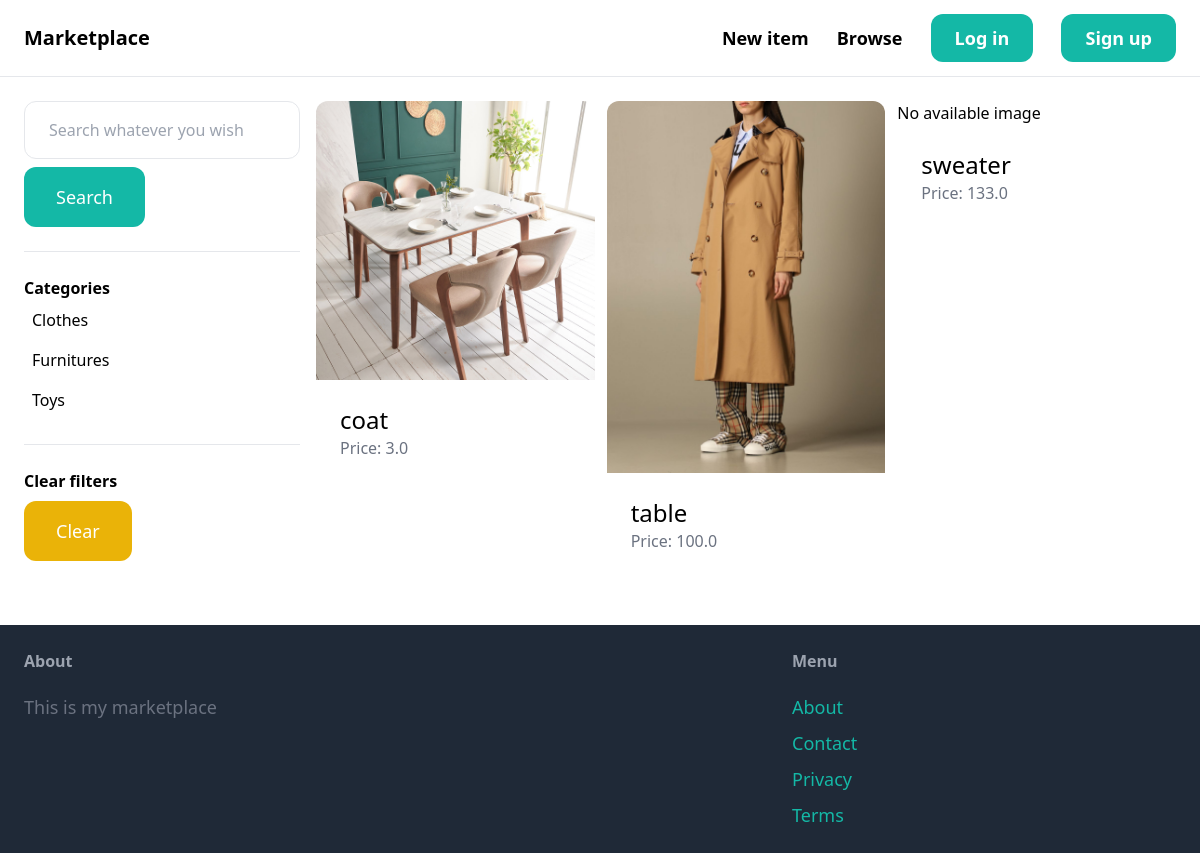
The app's page /items/, older data.
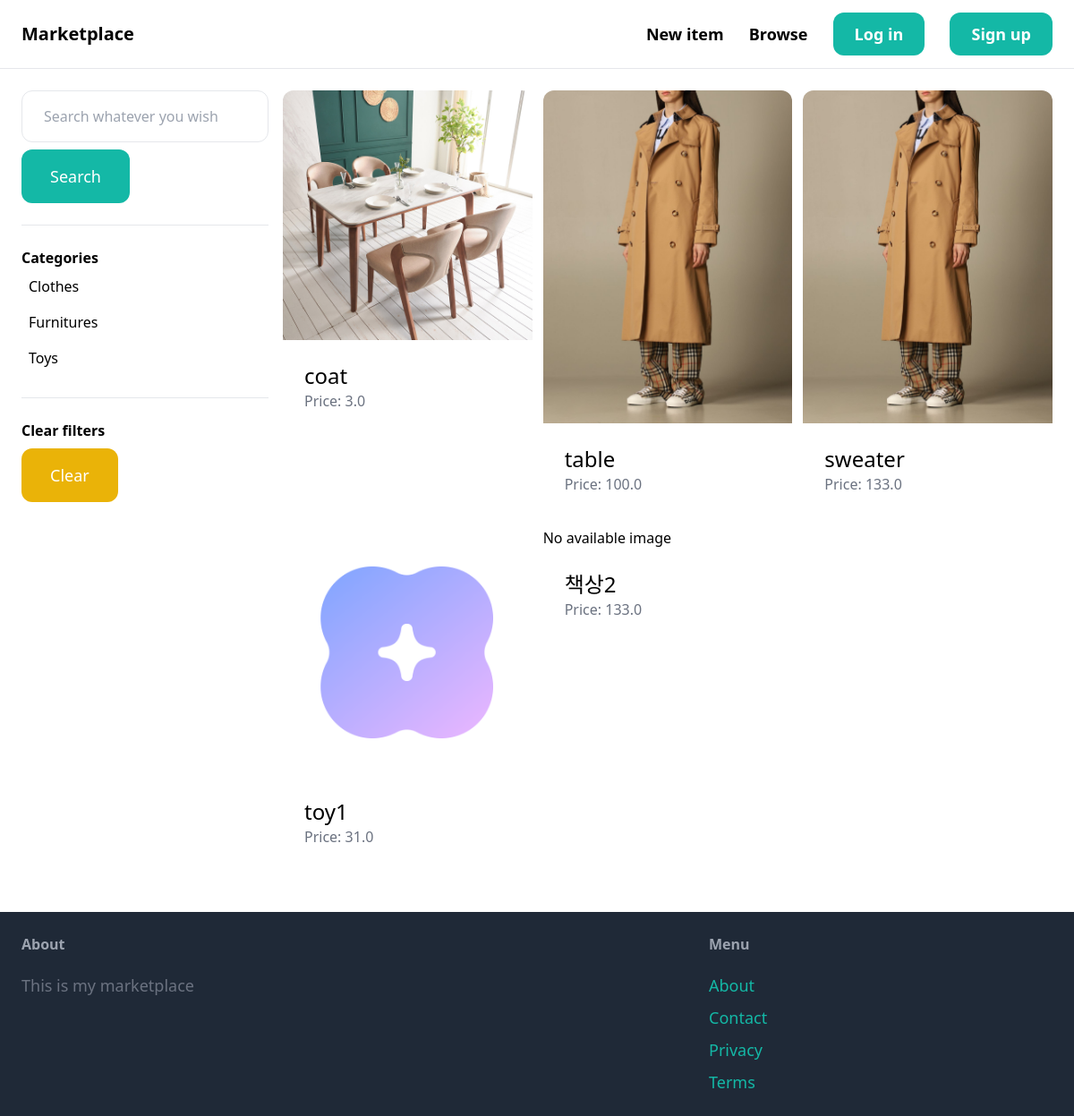
The same page, newer data.
### item/models.py (models this page shows, shortened)
class Category(models.Model):
    name = models.CharField(max_length=255)
    class Meta:
        ordering = ('name',)
        verbose_name_plural = 'Categories'
    def __str__(self):
        return self.name

class Item(models.Model):
    category = models.ForeignKey(Category, related_name='items', on_delete=models.CASCADE)
    name = models.CharField(max_length=255)
    description = models.TextField(blank=True, null=True)
    price =models.FloatField()
    image = models.ImageField(upload_to='item_images', blank=True, null=True)
    is_sold = models.BooleanField(default=False)
    created_by = models.ForeignKey(User, related_name='items', on_delete=models.CASCADE)
    created_at = models.DateTimeField(auto_now_add=True)

### item/views.py (the view)
# urls.py: path('', views.items, name='items'),
def items(request):
    query = request.GET.get('query', '')
    category_id = request.GET.get('category', 0)
    categories = Category.objects.all()
    items = Item.objects.filter(is_sold=False)
    if category_id:
        items = items.filter(category_id=category_id)
    if query:
        items = items.filter(Q(name__icontains=query) | Q(description__icontains=query))
    return render(request, 'item/browse.html',{
        'items' : items,
        'query' : query,
        'categories': categories,
        'category_id' : int(category_id),
    })

### item/templates/item/browse.html (shortened to what this page needs)
{% extends 'core/base.html' %}
{% block content %}
    <div class="pb-6 grid grid-cols-4 gap-4">
        <div class="col-span-1">
            <form method="get" action="{% url 'item:items' %}">
                <input name="query" class="w-full py-4 px-6 border rounded-xl" type="text" value="{{query}}" placeholder="Search whatever you wish">
                <button class="mt-2 py-4 px-8 text-lg bg-teal-500 text-white rounded-xl">Search</button>
            </form>
            <hr class="my-6">
            <p class="font-semibold">Categories</p>
            <ul>
                {% for category in categories %}
                    <li class="py-2 px-2 rounded-xl{% if category.id == category_id %} bg-gray-200{% endif %}">
                       <a href="{% url 'item:items' %}?query={{query}}&category={{category.id}}">{{category}}</a>
                    </li>
                {% endfor %}
            </ul>
            <hr class="my-6">
            <p class="font-semibold">Clear filters</p>
            <ul>
                <li><a href="{% url 'item:items' %}" class="mt-2 py-4 px-8 inline-block bg-yellow-500 text-lg rounded-xl text-white">Clear</a>
        </div>
        <div class="col-span-3">
            <div class="grid grid-cols-3 gap-3">
                {% for item in items %}
                    <div>
                        <a href="{% url 'item:detail' item.id %}">
                            <div>
                                {% if item.image %}
                                <img src="{{ item.image.url }}" class="rounded-t-xl">
                                {% else %}
                                <p>No available image</p>
                                {% endif %}
                            </div>
                                <div class="p-6 bg-white rounded-b-xl">
                                    <h2 class="text-2xl">{{ item.name }}</h2>
                                    <p class="text-gray-500">Price: {{ item.price}}</p>
                                </div>
                            </a>
                    </div>
                {% endfor %}
            </div>
        </div>
    </div>
{% endblock%}

Row changes from the older to the newer data that the page shows:
changed Item "sweater": image: picture added; no longer shows "No available image"
added Item: image (picture), name "toy1", price "31.0"
added Item: image "No available image", name "책상2", price "133.0"
